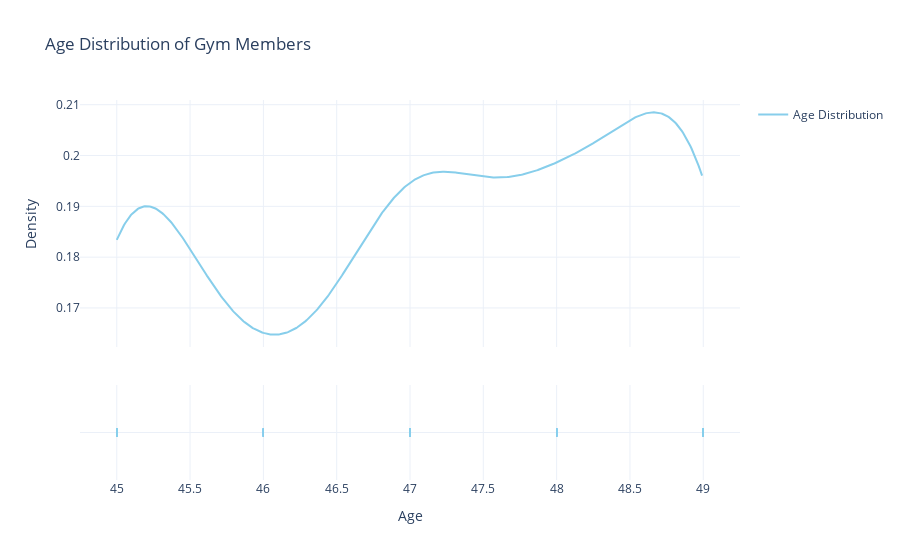

Write notebook code for a chart like this one.
### Code cell
import numpy as np

# Prepare the age data for distribution visualization
# Wrap the Age column in a list to meet the input requirements of create_distplot
hist_data = [df['Age']]
# Label for the distribution plot
group_labels = ['Age Distribution']

# Create a Kernel Density Estimation (KDE) plot
fig_kde = ff.create_distplot(
    hist_data, 
    group_labels, 
    show_hist=False, 
    show_curve=True,
    colors=['skyblue']
)

# Customize the plot layout for improved readability
fig_kde.update_layout(
    title='Age Distribution of Gym Members',
    xaxis_title='Age',
    yaxis_title='Density',
    template='plotly_white'
)

# Display the interactive plot within the notebook
iplot(fig_kde)

# Save the interactive plot as an HTML file
fig_kde.write_html("../over_45/vis_45/Age_Distribution.html")

### Figure 1 — Plotly figure (JSON) as saved in the notebook; plotly's stock layout.template omitted (floating-point values rounded to 4 significant figures; data arrays with more than 128 entries replaced by an {"elided": "..."} marker saying what was removed)
{"data": [{"legendgroup": "Age Distribution", "marker": {"color": "skyblue"}, "mode": "lines", "name": "Age Distribution", "showlegend": true, "type": "scatter", "x": {"elided": "500 float values"}, "xaxis": "x", "y": {"elided": "500 float values"}, "yaxis": "y"}, {"legendgroup": "Age Distribution", "marker": {"color": "skyblue", "symbol": "line-ns-open"}, "mode": "markers", "name": "Age Distribution", "showlegend": false, "type": "scatter", "x": {"elided": "132 int values"}, "xaxis": "x", "y": {"elided": "132 str values"}, "yaxis": "y2"}], "layout": {"barmode": "overlay", "hovermode": "closest", "legend": {"traceorder": "reversed"}, "title": {"text": "Age Distribution of Gym Members"}, "xaxis": {"anchor": "y2", "domain": [0, 1], "title": {"text": "Age"}, "zeroline": false}, "yaxis": {"anchor": "free", "domain": [0.35, 1], "position": 0, "title": {"text": "Density"}}, "yaxis2": {"anchor": "x", "domain": [0, 0.25], "dtick": 1, "showticklabels": false}}}
